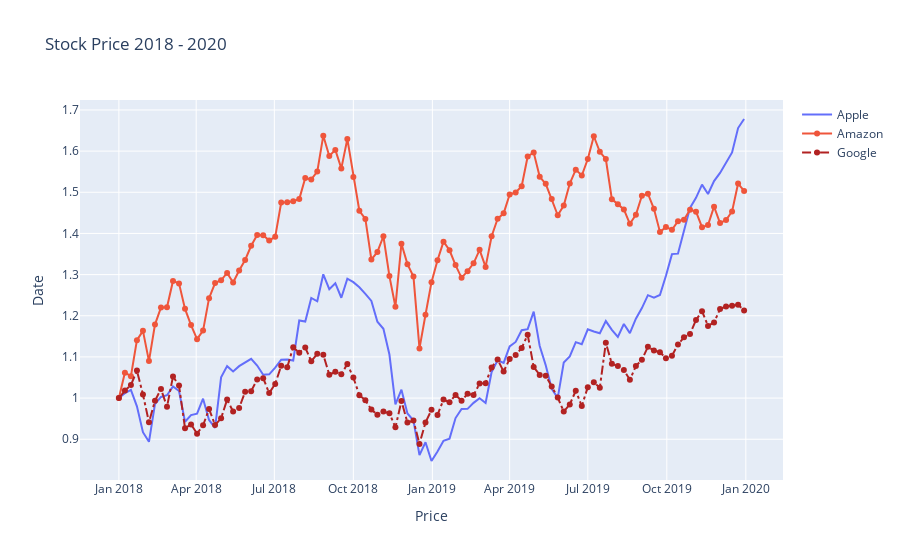

Notebook code for this chart:
### Code cell
import plotly.graph_objects as go
df_stocks = px.data.stocks()
px.line(df_stocks, x='date', y='GOOG', labels={'x': 'Date', 'y': 'Price'})
px.line(df_stocks, x='date', y=['GOOG', 'AAPL'], labels={'x': 'Date', 'y': 'Price'}, title='Google vs Apple')

fig = go.Figure()
fig.add_trace(go.Scatter(x=df_stocks.date, y=df_stocks.AAPL, mode='lines', name='Apple'))
fig.add_trace(go.Scatter(x=df_stocks.date, y=df_stocks.AMZN, mode='lines+markers', name='Amazon'))
fig.add_trace(go.Scatter(x=df_stocks.date, y=df_stocks.GOOG, mode='lines+markers', name='Google',
                         line=dict(color='firebrick', width=2, dash='dashdot')))

#with updated title, and x and y axis labels
fig.update_layout(title = 'Stock Price 2018 - 2020', xaxis_title = 'Price', yaxis_title = 'Date')
